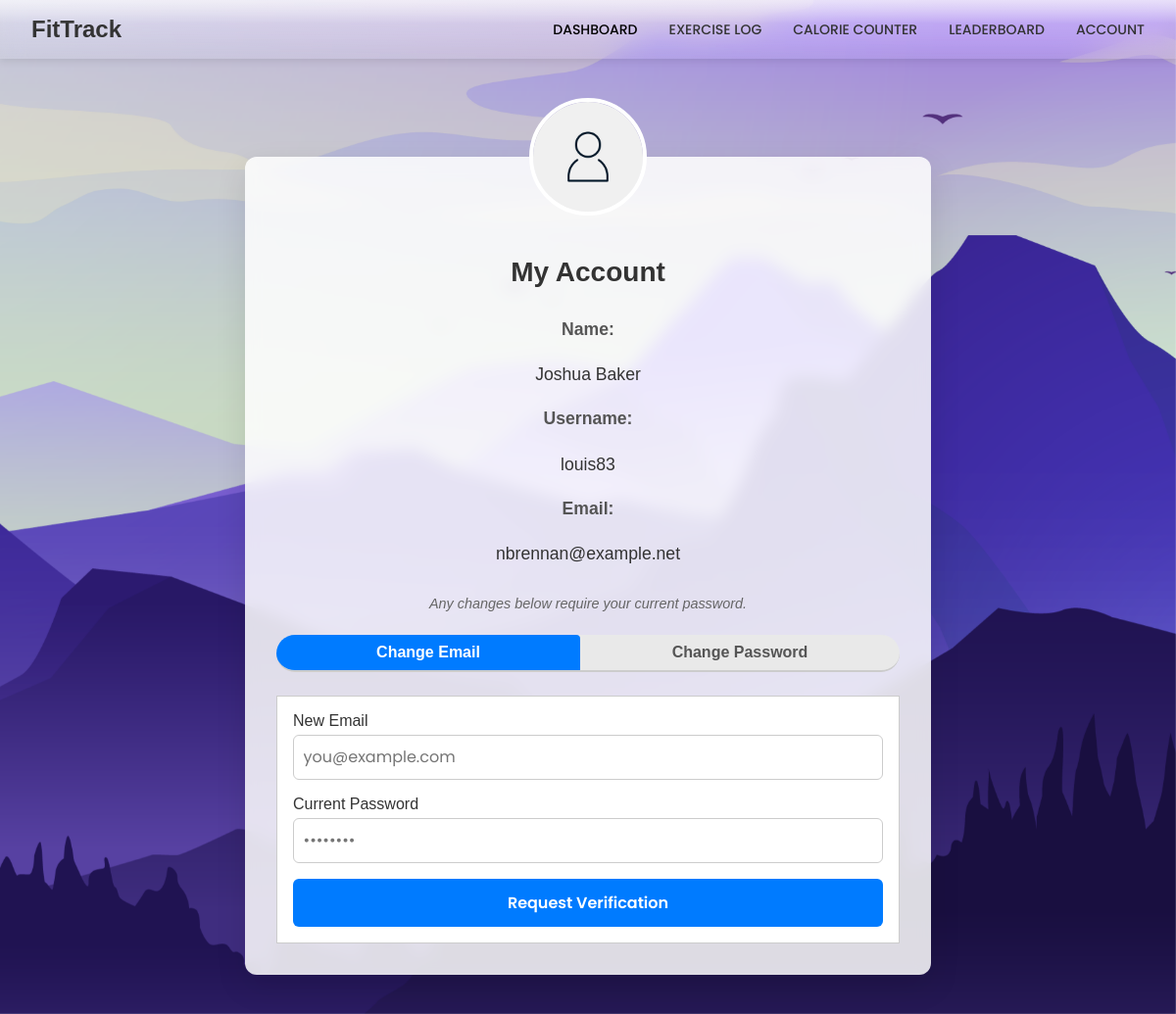
Page /account (signed in) on the committed database.
### app/models.py (models this page shows)
class User(db.Model):
    __tablename__ = "user"
    id = db.Column(db.Integer, primary_key=True)
    username = db.Column(db.String(100), unique=True, nullable=False)
    full_name = db.Column(db.String(100), nullable=False)
    email = db.Column(db.String(100), unique=True, nullable=False)
    password = db.Column(db.String(100), nullable=False)
    team = db.Column(db.String(100), nullable=True)
    profile_img = db.Column(db.String(255), nullable=True)
    reset_token = db.Column(db.String(100), nullable=True)
    verification_token = db.Column(db.String(100), nullable=True)
    is_verified = db.Column(db.Boolean, default=False)
    email_change_token = db.Column(db.String(64), nullable=True)
    new_email_temp = db.Column(db.String(120), nullable=True)
    exercises = db.relationship('Exercise', backref='user', lazy=True)
    meals = db.relationship('Meal', backref='user', lazy=True)
    exercise_logs = db.relationship('ExerciseLog', backref='user', lazy=True)
    meal_logs = db.relationship('MealLog', backref='user', lazy=True)

### app/auth.py (the view)
@app.route('/account')
def account():
    if 'user_id' not in session:
        return redirect(url_for('login'))  # Force login if not logged in
    user_id = session['user_id']
    user = User.query.get(user_id)
    return render_template('account.html', user=user)

### app/templates/account.html (shortened to what this page needs)
{% extends "baselogin.html" %}
{% block head %}
  <link rel="stylesheet" href="{{ url_for('static', filename='css/account.css') }}">
{% endblock %}
{% block header %}
  {% include 'header.html' %}
{% endblock %}
{% block content %}
<div class="container-fluid account-page">
  <div class="account-card">
    <form action="{{ url_for('upload_avatar') }}" method="POST" enctype="multipart/form-data" class="avatar-wrapper">
      <label for="avatar-input">
        <img src="{{ url_for('static', filename=user.profile_img or 'images/avatar.webp') }}" alt="Profile avatar" class="avatar">
      </label>
    </form>
    <h2 class="account-heading">My Account</h2>
    <div class="account-info">
      <p class="info-item"><strong>Name:</strong><br>{{ user.full_name }}</p>
      <p class="info-item"><strong>Username:</strong><br>{{ user.username }}</p>
      <p class="info-item"><strong>Email:</strong><br>{{ user.email }}</p>
    </div>
    <p class="info-note">Any changes below require your current password.</p>
    <ul class="tabs" role="tablist">
      <li class="tab-link active" data-tab="tab-email">Change Email</li>
      <li class="tab-link" data-tab="tab-password">Change Password</li>
    </ul>
    <div id="tab-email" class="tab-content active">
      <form action="{{ url_for('settings') }}" method="POST">
        <div class="form-group">
          <label for="new_email">New Email</label>
          <input type="email" id="new_email" name="new_email" placeholder="you@example.com" required>
        </div>
        <div class="form-group">
          <label for="current_password_email">Current Password</label>
          <input type="password" id="current_password_email" name="current_password" placeholder="••••••••" required>
        </div>
        <button type="submit" class="btn">Request Verification</button>
      </form>
    </div>
  </div>
</div>
{% endblock %}

### app/static/css/login_page.css (style rules this page uses)
:root { --white-color: hsl(0, 0%, 100%); --black-color: hsl(0, 0%, 0%); --body-font: "Poppins", sans-serif; --h1-font-size: 2rem; --normal-font-size: 1rem; --small-font-size: 0.813rem; }
* { box-sizing: border-box; padding: 0; margin: 0; }
body, input, button { font-family: var(--body-font); font-size: var(--normal-font-size); }
img { display: block; max-width: 100%; height: auto; }

### app/static/css/styles.css (style rules this page uses)
* { margin: 0; padding: 0; box-sizing: border-box; }
body { font-family: Arial, sans-serif; background-color: #f9f9f9; color: #333; }
button, .btn-link { margin-top: 0.5rem; padding: 0.4rem 0.8rem; border: 1px solid #007BFF; background-color: #007BFF; color: #fff; border-radius: 4px; cursor: pointer; font-size: 0.9rem; }
.info-note { font-style: italic; color: #555; margin-bottom: 1.5rem; }
.tabs { list-style: none; padding: 0; display: flex; border-bottom: 2px solid #ccc; margin-bottom: 1rem; }
.tab-link { padding: 0.5rem 1rem; cursor: pointer; border: 1px solid transparent; margin-right: 0.5rem; border-top-left-radius: 4px; border-top-right-radius: 4px; }
.tab-content { display: none; border: 1px solid #ccc; padding: 1rem; background-color: #fff; }
.form-group { margin-bottom: 1rem; }
.form-group label { display: block; margin-bottom: 0.5rem; font-weight: bold; }
.form-group input { width: 100%; padding: 0.5rem; border: 1px solid #ccc; border-radius: 4px; }

### app/static/css/account.css (style rules this page uses)
.account-page .account-card { position: relative; z-index: 1; width: 90%; max-width: 700px; margin: 100px auto 40px; padding: 2rem; background: rgba(255, 255, 255, 0.85); border-radius: 12px; box-shadow: 0 12px 32px rgba(0, 0, 0, 0.1); backdrop-filter: blur(8px); }
.account-page .avatar-wrapper { position: absolute; top: -60px; left: 50%; transform: translateX(-50%); z-index: 2; }
.account-page .avatar-wrapper .avatar { width: 120px; height: 120px; border-radius: 50%; border: 4px solid #fff; object-fit: cover; cursor: pointer; }
.account-page .account-heading { margin-top: 70px; font-size: 1.75rem; font-weight: 700; text-align: center; color: #333; }
.account-page .account-info { margin: 2rem 0; }
.account-page .account-info .info-item { display: block; text-align: center; margin: 1.5rem 0; font-size: 1.1rem; line-height: 1.2; }
.account-page .account-info .info-item strong { display: block; margin-bottom: 0.25rem; color: #555; }
.account-page .info-note { font-size: 0.9rem; color: #666; text-align: center; margin-bottom: 1.5rem; }
.account-page .tabs { display: flex; background: #e9e9e9; border-radius: 999px; overflow: hidden; margin-bottom: 1.5rem; list-style: none; padding: 0; }
.account-page .tab-link { flex: 1; text-align: center; padding: 0.5rem 0; cursor: pointer; font-weight: 600; color: #555; transition: background 0.2s, color 0.2s; }
.account-page .tab-link.active { background: #007bff; color: #fff; }
.account-page .tab-content { display: none; }
.account-page .tab-content.active { display: block; }
.account-page .form-group { margin-bottom: 1rem; }
.account-page .form-group label { display: block; margin-bottom: 0.3rem; font-weight: 500; color: #333; }
.account-page .form-group input { width: 100%; padding: 0.6rem; font-size: 1rem; border: 1px solid #ccc; border-radius: 6px; box-sizing: border-box; }
.account-page .btn { display: block; width: 100%; padding: 0.75rem; font-size: 1rem; font-weight: 600; text-align: center; background: #007bff; color: #fff; border: none; border-radius: 6px; cursor: pointer; transition: background 0.2s; }

### rows in the picture
User: full_name "Joshua Baker", username "louis83", email "nbrennan@example.net"
